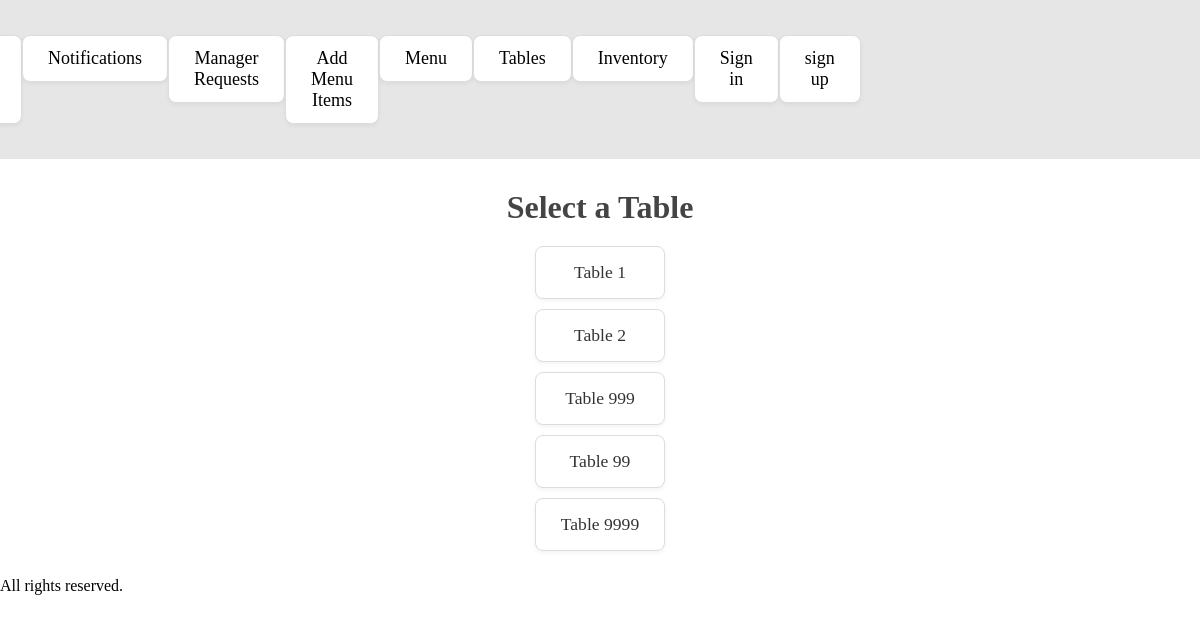
/tables, run on an earlier commit of the app's database.
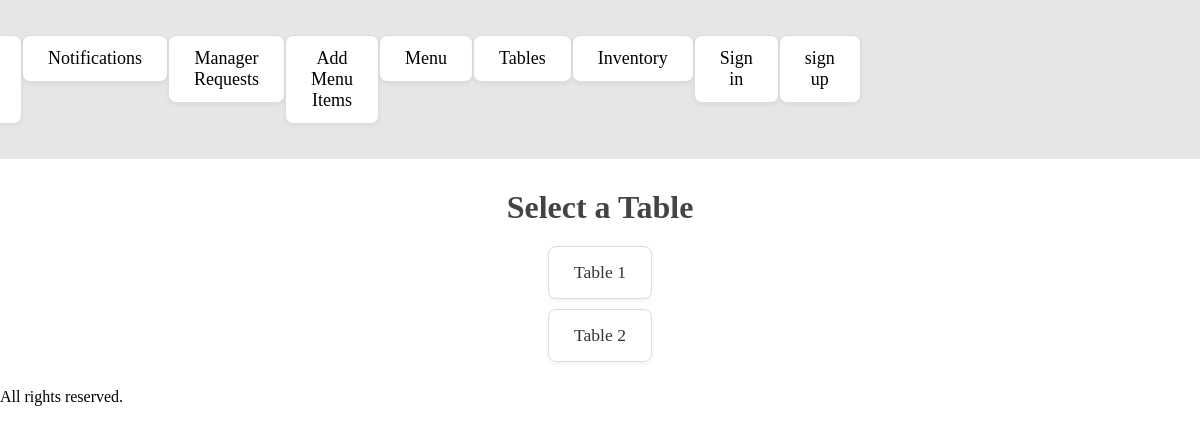
And on a later commit of the database.
### app/models.py (models this page shows)
class TableModel(db.Model):
    __tablename__ = 'tables'
    id = db.Column(db.Integer, primary_key=True)
    table_number = db.Column(db.Integer, unique=True, nullable=False)
    seats = db.Column(db.Integer, nullable=False)
    orders = db.relationship("Order", backref="table", lazy=True)
    reservations = db.relationship("Reservation", backref="table", lazy=True)

### app/routes/order_routes.py (the view)
@order_bp.route('/tables')
def view_tables():
    tables = OrderLogic.get_all_tables()
    return render_template('tablesview.html', tables=tables)

### app/logic/base_crud.py (called while the page is built)
    @staticmethod
    def get_all(model):
        return model.query.all() # return all table content

### app/logic/order_logic.py (called while the page is built)
    @staticmethod
    def get_all_tables():
        return BaseCRUD.get_all(TableModel)

### templates/tablesview.html (shortened to what this page needs)
<!DOCTYPE html>
<html lang="en">
<head>
    <link rel="stylesheet" href="{{ url_for('static', filename='css/style.css') }}">
    <link rel="stylesheet" href="{{ url_for('static', filename='css/order.css') }}">
</head>
<body>
    <nav>
        <ul >
            <li><a href="{{ url_for('reservations.reservations_foh') }}">View Reservations (FOH)</a></li>
            <li><a href="{{ url_for('notifications.notifications') }}">Notifications</a></li>
            <li><a href="{{ url_for('manager.requests_manager') }}">Manager Requests</a></li>
            <li><a href="{{ url_for('menu.add_menu_item') }}">Add Menu Items</a></li>
            <li><a href="{{ url_for('menu.menu') }}">Menu</a></li>
            <li><a href="{{ url_for('order.view_tables') }}">Tables</a></li>
            <li><a href="{{ url_for('inventory.inventory') }}">Inventory</a></li>
            {% if not session.get('username') %}
                <li><a href="{{ url_for('auth.sign_in') }}">Sign in</a></li>
                <li><a href="{{ url_for('auth.sign_up') }}">sign up</a></li>
            {% else %}
                <li><a href="{{ url_for('auth.get_profile') }}">profile</a></li>
            {% endif %}
        </ul>
    </nav>
<h2>Select a Table</h2>
<ul>
    {% for table in tables %}
    <li><a href="{{ url_for('order.table_order', table_id=table.id) }}">Table {{ table.table_number }}</a></li>
    {% endfor %}
</ul>
    <footer>
        <p>All rights reserved.</p>
    </footer>
</body>
</html>

What changed in the data, as far as the page shows it:
removed TableModel: table_number "999"
removed TableModel: table_number "99"
removed TableModel: table_number "9999"
